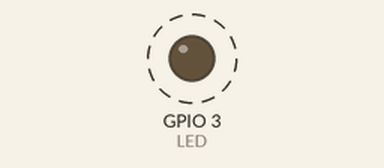
A sketch run on a simulated ESP32-C3. Parts: output pins drawn as LEDs (lit = HIGH). Dashed ring = blinking. What the sketch prints to the serial monitor is not drawn. At 21.0 s the program puts the board to deep sleep or switches it off; the recording ends there.

Above: at 0.5 s.
Timing chart, 0 to 4.6 s (numbered marks = the images above):
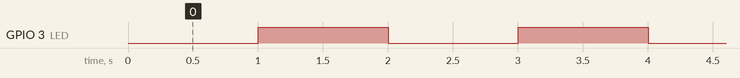

Measured:
- by itself, GPIO 3 (LED): alternates HIGH for 1.0 s and LOW for 1.0 s

The sketch:

external-wakeup-arduino-esp32c3.ino
```cpp
#define LED 3  // or use LED_BUILTIN for on-board LED
#define INTERRUPT_PIN 4
RTC_DATA_ATTR int bootCount = 0;

void setup() {
  Serial.begin(115200);
  delay(1000);

  pinMode(LED, OUTPUT);
  digitalWrite(LED, LOW);

  ++bootCount;
  Serial.println("Boot number: " + String(bootCount));

  print_wakeup_reason();

  Serial.println("Going to blink the LED 10 times");
  blink(10);  // Allow time for wakeup
  Serial.println("Going to sleep now");

  esp_deep_sleep_enable_gpio_wakeup(1 << INTERRUPT_PIN,
    ESP_GPIO_WAKEUP_GPIO_HIGH);
  esp_deep_sleep_start();

  Serial.println("This will never be printed");
}

void loop() { }

void blink(int times) {
  for (int i = 0; i < times; i++) {
    digitalWrite(LED, HIGH);
    delay(1000);

    digitalWrite(LED, LOW);
    delay(1000);
    Serial.print("Blink ");
    Serial.println(i + 1);
  }
}

void print_wakeup_reason() {
  esp_sleep_wakeup_cause_t wakeup_reason;

  wakeup_reason = esp_sleep_get_wakeup_cause();

  switch (wakeup_reason) {
    case ESP_SLEEP_WAKEUP_EXT0:
      Serial.println("Wakeup caused by external signal using RTC_IO");
      break;
    case ESP_SLEEP_WAKEUP_EXT1:
      Serial.println("Wakeup caused by external signal using RTC_CNTL");
      break;
    case ESP_SLEEP_WAKEUP_TIMER:
      Serial.println("Wakeup caused by timer");
      break;
    case ESP_SLEEP_WAKEUP_TOUCHPAD:
      Serial.println("Wakeup caused by touchpad");
      break;
    case ESP_SLEEP_WAKEUP_ULP:
      Serial.println("Wakeup caused by ULP program");
      break;
    default:
      Serial.printf("Wakeup was not caused by deep sleep: %d\n", wakeup_reason);
      break;
  }
}
```
